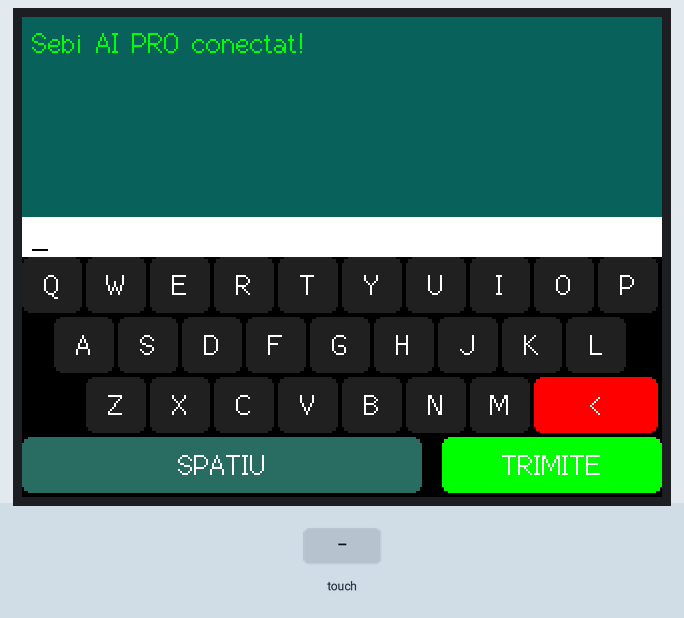
Bench run of a sketch on a simulated ESP32. Shown: 320×240 colour display. Inputs (shaded band) come from the test bench. WiFi joins after 1.5 s; servers stay silent unless stated; uploads are accepted with an empty reply.

Above: at 3.0 s.
3.1 s: touch panel pressed at 13 % / 50 % of its raw x / y range
4.6 s: touch panel pressed at 87 % / 90 % of its raw x / y range
At 4.81 s:
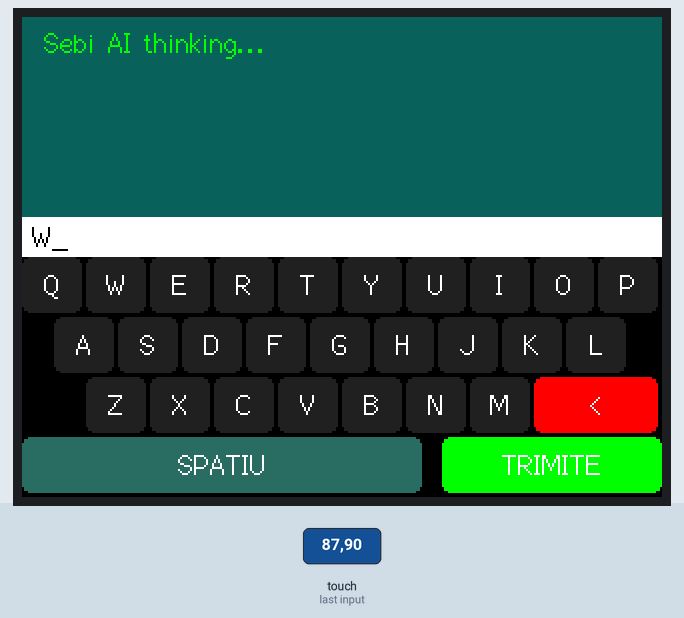
At 5.6 s:
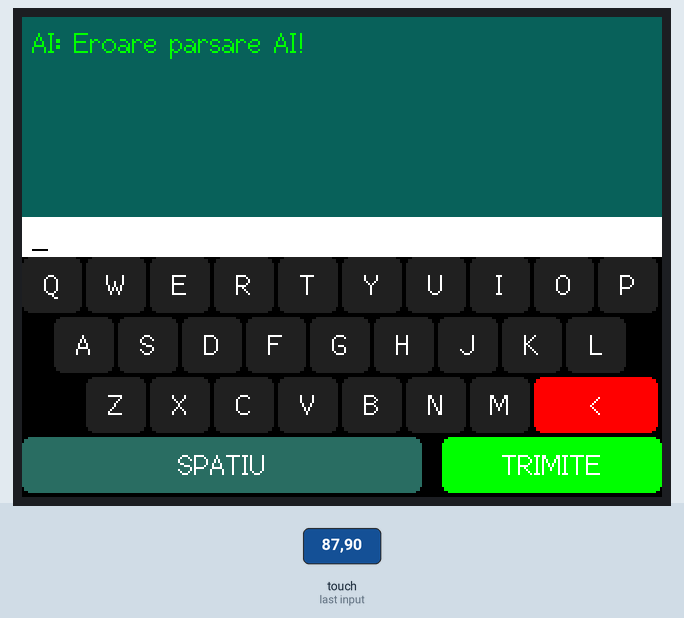
6.4 s: touch panel pressed at 38 % / 50 % of its raw x / y range
7.9 s: touch panel pressed at 62 % / 50 % of its raw x / y range
9.4 s: touch panel pressed at 13 % / 70 % of its raw x / y range
At 10.6 s:
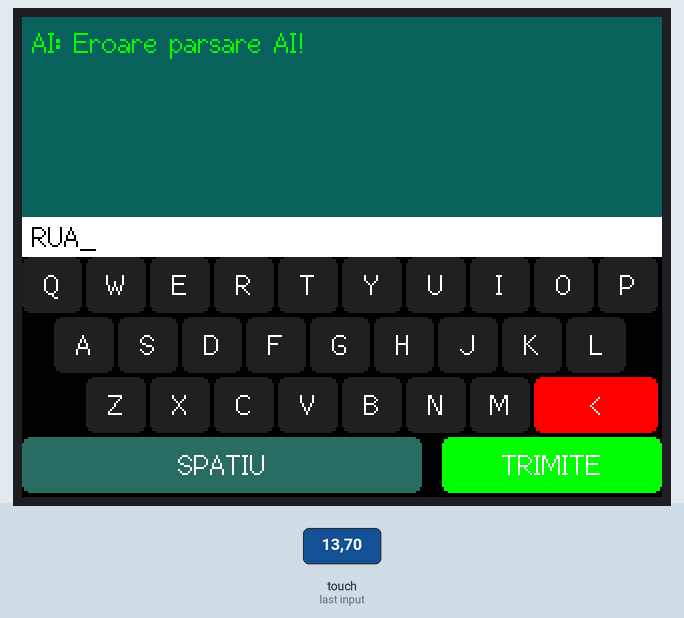
10.9 s: touch panel pressed at 38 % / 70 % of its raw x / y range
Timing chart, 0 to 13.4 s (numbered marks = the images above; inputs shaded):
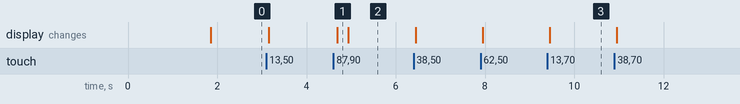

The sketch:

AI_CU_TASTATURA.ino
```cpp
#include <TFT_eSPI.h>
#include <XPT2046_Touchscreen.h>
#include <WiFi.h>
#include <WiFiClientSecure.h>
#include <HTTPClient.h>
#include <ArduinoJson.h>

// ==========================================
// 1. DATELE TALE: WIFI ȘI GROQ
// ==========================================
const char* ssid = "-";
const char* password = "-";
const char* API_KEY = "-";

// ==========================================
// 2. PINI OFICIALI TOUCH (ESP32-2432S028)
// ==========================================
#define XPT2046_IRQ 36
#define XPT2046_MOSI 32
#define XPT2046_MISO 39
#define XPT2046_CLK 25
#define XPT2046_CS 33

SPIClass touchSPI(VSPI);
XPT2046_Touchscreen ts(XPT2046_CS, XPT2046_IRQ);
TFT_eSPI tft = TFT_eSPI();

// ==========================================
// 3. VARIABILE INTERFAȚĂ
// ==========================================
String inputText = "";
String chatHistory = "Sebi AI PRO conectat! 🔥";
unsigned long lastTouchTime = 0;
const int touchDelay = 250; 

// Layout Tastatură QWERTY
const char* row0[] = {"Q", "W", "E", "R", "T", "Y", "U", "I", "O", "P"};
const char* row1[] = {"A", "S", "D", "F", "G", "H", "J", "K", "L"};
const char* row2[] = {"Z", "X", "C", "V", "B", "N", "M", "<"};

// ==========================================
// 4. FUNCȚII GRAFICE (DESENARE)
// ==========================================
void drawButton(int x, int y, int w, int h, uint16_t color, String label) {
  tft.fillRoundRect(x, y, w, h, 4, color);
  tft.setTextColor(TFT_WHITE);
  tft.drawCentreString(label, x + w / 2, y + h / 2 - 8, 2);
}

void drawKeyboard() {
  tft.fillRect(0, 120, 320, 120, TFT_BLACK); 
  
  for (int i = 0; i < 10; i++) drawButton(i * 32, 120, 30, 28, 0x2104, row0[i]); // Gri inchis
  for (int i = 0; i < 9; i++) drawButton(16 + i * 32, 150, 30, 28, 0x2104, row1[i]);
  for (int i = 0; i < 7; i++) drawButton(32 + i * 32, 180, 30, 28, 0x2104, row2[i]);
  
  drawButton(32 + 7 * 32, 180, 62, 28, TFT_RED, "<"); 
  drawButton(0, 210, 200, 28, 0x2B6C, "SPATIU"); // Albastru Pro
  drawButton(210, 210, 110, 28, 0x07E0, "TRIMITE"); // Verde Pro
}

void updateChatScreen() {
  tft.fillRect(0, 0, 320, 120, 0x0B0B); // Fundal #0b0b0f
  tft.setTextColor(0x07E0); // Culoare text #00ff99
  tft.setCursor(5, 5, 2);
  
  int cursorY = 5;
  String temp = chatHistory;
  while(temp.length() > 0 && cursorY < 90) {
    String line = temp.substring(0, 40); 
    tft.drawString(line, 5, cursorY, 2);
    temp.remove(0, 40);
    cursorY += 15;
  }

  // Caseta de text
  tft.fillRect(0, 100, 320, 20, TFT_WHITE);
  tft.setTextColor(TFT_BLACK);
  tft.drawString(inputText + "_", 5, 102, 2);
}

// ==========================================
// 5. APELARE API GROQ (llama-3.1-8b-instant)
// ==========================================
String callGroqAI(String msg) {
  WiFiClientSecure client;
  client.setInsecure(); // Ignoră certificatele pentru a funcționa direct
  HTTPClient http;
  
  http.begin(client, "https://api.groq.com/openai/v1/chat/completions");
  http.addHeader("Content-Type", "application/json");
  http.addHeader("Authorization", "Bearer " + String(API_KEY));

  // Creare payload JSON compatibil direct cu formatul Groq
  StaticJsonDocument<1024> doc;
  doc["model"] = "llama-3.1-8b-instant";
  doc["max_tokens"] = 150; // Menținem răspunsurile scurte pentru ecranul plăcii
  
  JsonArray messages = doc.createNestedArray("messages");
  
  JsonObject sysMsg = messages.createNestedObject();
  sysMsg["role"] = "system";
  sysMsg["content"] = "Ești Sebi AI PRO. Răspunzi natural, prietenos și scurt în română.";

  JsonObject userMsg = messages.createNestedObject();
  userMsg["role"] = "user";
  userMsg["content"] = msg;

  String body;
  serializeJson(doc, body);

  int code = http.POST(body);
  if (code > 0) {
    String res = http.getString();
    http.end();
    client.stop(); // Curățăm conexiunea pentru stabilitate

    DynamicJsonDocument respDoc(4096);
    DeserializationError error = deserializeJson(respDoc, res);
    if (!error) {
       return respDoc["choices"][0]["message"]["content"].as<String>();
    } else {
       return "Eroare parsare AI!";
    }
  }
  
  http.end();
  client.stop();
  return "Eroare Server: " + String(code);
}

// ==========================================
// 6. PROCESARE LOGICĂ TASTE
// ==========================================
void processTouch(int x, int y) {
  if (millis() - lastTouchTime < touchDelay) return;
  lastTouchTime = millis();

  if (y >= 120 && y < 148) { 
    int col = x / 32;
    if (col < 10) inputText += row0[col];
  } 
  else if (y >= 150 && y < 178) { 
    int col = (x - 16) / 32;
    if (col >= 0 && col < 9) inputText += row1[col];
  } 
  else if (y >= 180 && y < 208) { 
    if (x >= 32 + 7 * 32) { 
      if (inputText.length() > 0) inputText.remove(inputText.length() - 1);
    } else {
      int col = (x - 32) / 32;
      if (col >= 0 && col < 7) inputText += row2[col];
    }
  } 
  else if (y >= 210 && y < 238) { 
    if (x < 200) {
      inputText += " "; 
    } else {
      if (inputText.length() > 0) {
        chatHistory = "Tu: " + inputText;
        updateChatScreen();
        
        chatHistory = "🤖 Sebi AI thinking...";
        updateChatScreen();
        
        String raspuns = callGroqAI(inputText);
        chatHistory = "AI: " + raspuns;
        inputText = ""; 
      }
    }
  }
  updateChatScreen();
}

// ==========================================
// 7. SETUP ȘI CALIBRARE OFICIALĂ
// ==========================================
void setup() {
  Serial.begin(115200);

  tft.begin();
  tft.setRotation(1); // Orientare Landscape
  tft.fillScreen(TFT_BLACK);

  touchSPI.begin(XPT2046_CLK, XPT2046_MISO, XPT2046_MOSI, XPT2046_CS);
  ts.begin(touchSPI);
  ts.setRotation(1); // Sincronizare cu ecranul

  tft.setTextColor(TFT_WHITE);
  tft.drawCentreString("Conectare la WiFi...", 160, 110, 2);
  
  WiFi.begin(ssid, password);
  while (WiFi.status() != WL_CONNECTED) {
    delay(500);
  }

  drawKeyboard();
  updateChatScreen();
}

void loop() {
  if (ts.touched()) {
    TS_Point p = ts.getPoint();
    
    // ========================================================
    // 🔥 FIX OFICIAL CALIBRARE TOUCH (Mapare Extremități)
    // Majoritatea display-urilor CYD au limite între ~200 și ~3700.
    // ========================================================
    
    // Configurația STANDARD:
    int touchX = map(p.x, 200, 3700, 0, 320); 
    int touchY = map(p.y, 240, 3800, 0, 240); 

    // Dacă atingi dreapta și scrie în stânga, inversează X-ul comentând liniile de sus și folosindu-le pe acestea:
    // int touchX = map(p.x, 3700, 200, 0, 320); 
    // int touchY = map(p.y, 3800, 240, 0, 240);
    
    // Asigurare împotriva ieșirii din cadru
    touchX = constrain(touchX, 0, 320);
    touchY = constrain(touchY, 0, 240);

    processTouch(touchX, touchY);
  }
}
```

Measured:
- after the input at 4.6 s, the display: changes after 0.09 s (image 1)
- after the input at 9.4 s, the display: changes after 0.05 s (image 3)
